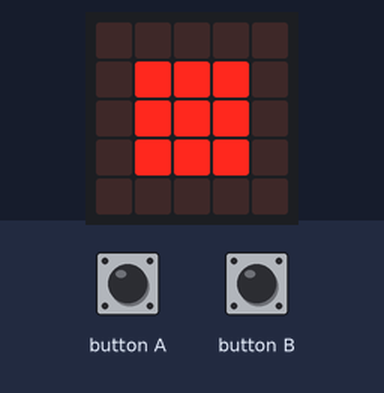
A program run on a simulated BBC micro:bit running MicroPython. On the bench: the board's 5×5 LED display. The inputs (shaded band) are chosen by the test bench. Random numbers come from a fixed seed.

Above: at 1.2 s.
1.3 s: button A pressed for 0.15 s
At 2.1 s:
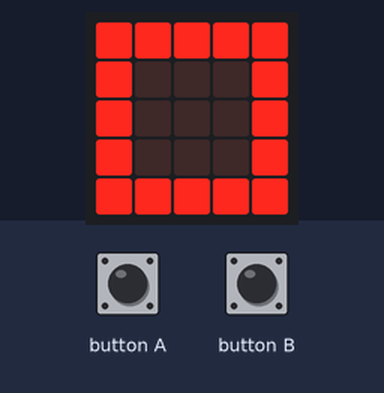
2.9 s: button B pressed for 0.15 s
At 4.3 s:
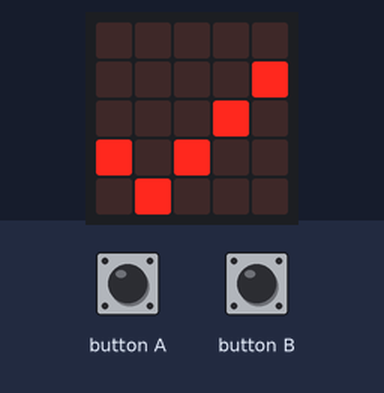
6.0 s: button B pressed for 1 s
At 6.8 s:
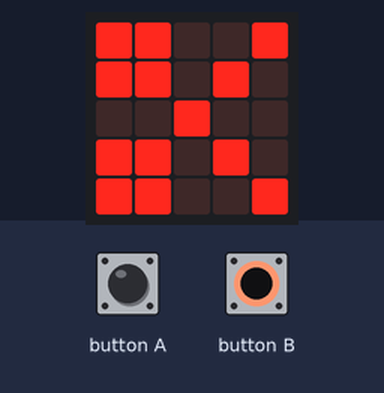
9.5 s: button B pressed for 3.2 s
At 10.2 s:
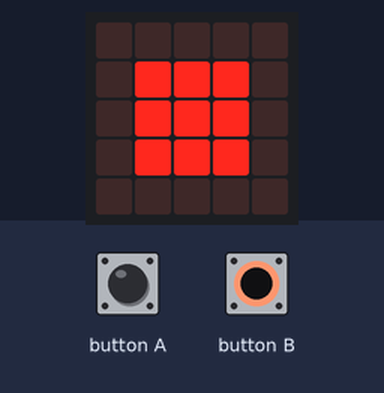
14.2 s: button B pressed for 0.15 s
At 16.0 s:
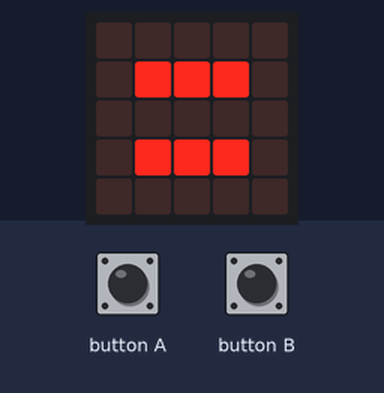
17.3 s: button A pressed for 1 s
At 18.0 s:
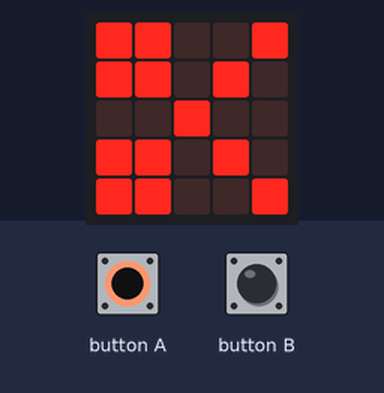
Timing chart, 0 to 20.3 s (numbered marks = the images above; inputs shaded):
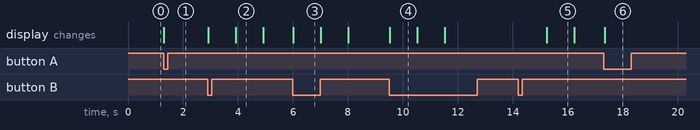

The program:

03_ssp.py
```python
# Schritt 3: Schere-Stein-Papier gegen den micro:bit
#   Taste A: deine Wahl wechseln (Stein -> Papier -> Schere)
#   Taste B: Wahl bestätigen, der micro:bit wählt zufällig
from microbit import *
import random

# Eigene 5x5-Bilder: 9 = hell, 0 = aus
STEIN = Image("00000:09990:09990:09990:00000")
PAPIER = Image("99999:90009:90009:90009:99999")
SCHERE = Image("99009:99090:00900:99090:99009")

BILDER = [STEIN, PAPIER, SCHERE]

wahl = 0                      # 0 = Stein, 1 = Papier, 2 = Schere
display.show(BILDER[wahl])


def ergebnis(ich, gegner):
    # 1 = gewonnen, 0 = unentschieden, -1 = verloren
    d = (ich - gegner) % 3
    if d == 0:
        return 0
    if d == 1:                # Papier schlägt Stein, Schere schlägt Papier, Stein schlägt Schere
        return 1
    return -1


while True:
    if button_a.was_pressed():
        wahl = (wahl + 1) % 3
        display.show(BILDER[wahl])

    if button_b.was_pressed():
        computer = random.randint(0, 2)
        display.show(BILDER[computer])     # Wahl des micro:bit zeigen
        sleep(1000)
        e = ergebnis(wahl, computer)
        if e == 1:
            display.show(Image.YES)
        elif e == -1:
            display.show(Image.NO)
        else:
            display.show("=")
        sleep(1000)
        display.show(BILDER[wahl])

    sleep(50)
```

Measured:
- after the input at 1.3 s, the display: changes at once (image 1)
- after the input at 2.9 s, the display: first changes at once (image 2 shows a later state)
- after the input at 6.0 s, the display: changes at once (image 3)
- after the input at 9.5 s, the display: changes at once (image 4)
- after the input at 14.2 s, the display: changes after 1.0 s (image 5)
- after the input at 17.3 s, the display: changes at once (image 6)
- what the display in image 2 shows lasts 1.0 s, from 3.9 s to 4.9 s
